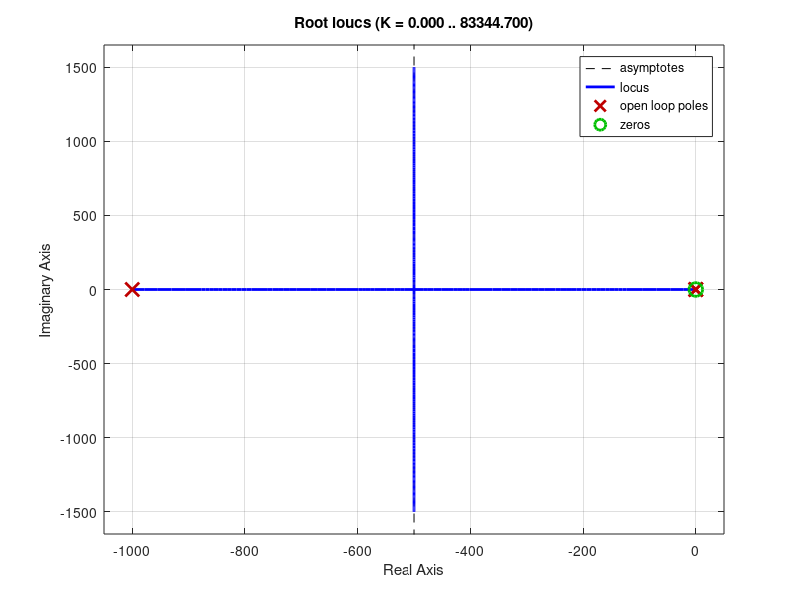

Reproduce this figure in MATLAB. (Note: this script raises an error after producing the figure.)
clc, clear;
close all;

s = tf('s');

%Define Controller and Plant
G = 0.03 / (0.001*s^2 + 1.00003*s + 0.0309);
D = 1 + 0.1/s;

%Draw Root Locus, 1+KL(s)=0
rlocus(series(G, D));

Ks = [4, 15, 50, 70, 300, 1000];

collect_info(Ks, D, G);

function collect_info(Ks, Ds_, sysG_)
    arr = [];

    for i = 1:1:length(Ks)

        Ds = Ds_ * Ks(i);
        DGs = series(sysG_, Ds);
        Hs = DGs / (1 + DGs);

        get_info(Ks(i), Hs);
    end

end

function [rise_time, settling_time, overshoot] = get_info(K, Hs)
    info = stepinfo(Hs);
    [y, t] = step(Hs);
    steady_state_value = y(end);
    
    rise_time = info.RiseTime;
    settling_time = info.SettlingTime;
    overshoot = info.Overshoot;
    steady_state_error = abs((1 - steady_state_value) / 1) * 100;
    
    disp(['K: ' num2str(K)]);
    disp(['Rise Time: ', num2str(rise_time), ' seconds']);
    disp(['Settling Time: ', num2str(settling_time), ' seconds']);
    disp(['Overshoot: ', num2str(overshoot), ' %']);
    disp(['Error: ', num2str(steady_state_error), ' %']);
    disp(' ');
end
